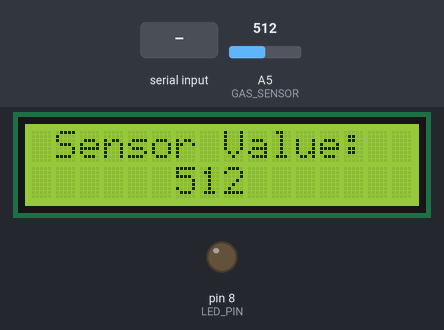
A sketch run on a simulated Arduino Uno, built with avr-gcc and run on an emulated ATmega328P. On the bench: 16×2 character LCD, output pins drawn as LEDs (lit = HIGH). The test bench sets the inputs (shaded band); at power-on: A5 (GAS_SENSOR) = 512. What the sketch prints to the serial monitor is not drawn.

Above: at 1.2 s.
1.3 s: "ON1" received over Serial
At 3.3 s:
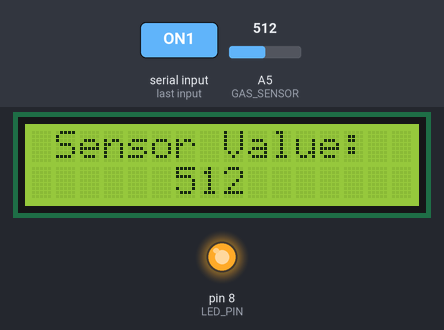
3.8 s: A5 (GAS_SENSOR) set to 716
At 4.7 s:
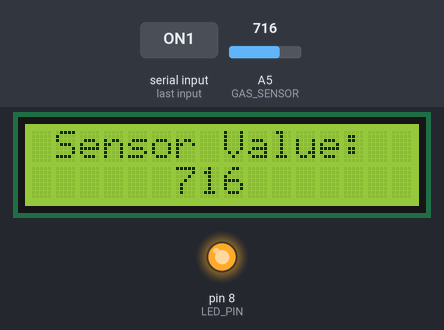
5.3 s: A5 (GAS_SENSOR) set to 900
At 6.1 s:
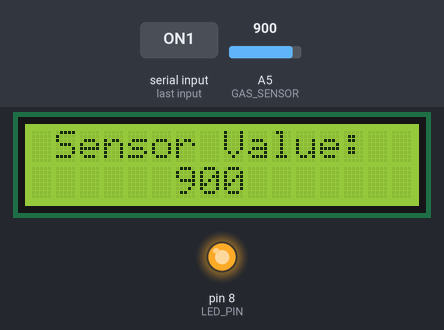
6.8 s: A5 (GAS_SENSOR) set to 1010
At 7.5 s:
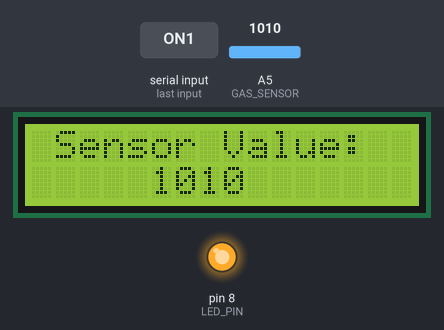
8.3 s: "OF1" received over Serial
At 9.7 s:
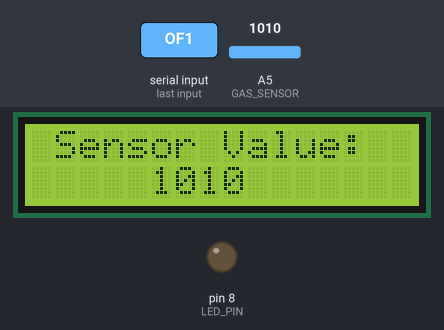
Timing chart, 0 to 11.3 s (numbered marks = the images above; inputs shaded):
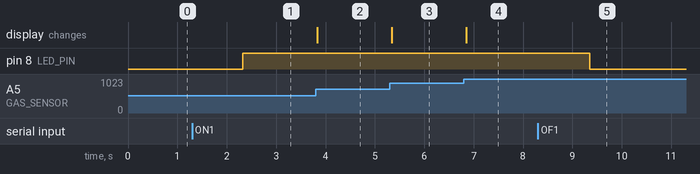

The sketch:

ArduinoUNO_Sketch.ino
```cpp
/*
 **********************************************************************
 * Name:    SendingData.ino                                           *
 * - - - - - - - - - - - - - - - - - - - - - - - - - - - - - - - - -  *
 * Created: 09.03.2023 10:01:49                                       *
 * Author:  Isaac Garcia Peveri                                       *
 *          isacco1975gp@gmail.com                                    *
 * - - - - - - - - - - - - - - - - - - - - - - - - - - - - - - - - -  *
 **********************************************************************
*/

#include <LiquidCrystal.h>
#define backlight 10

#pragma region "Working-Storage"
const int GAS_SENSOR = A5;   //Analog reading connected on this pin.
const int LED_PIN = 8;
int sensorValue = 0;         //This is the analog value read by the sensor.
String incomingMessage;
String formattedMessage;

LiquidCrystal LCD_DISPLAY(12, 11, 5, 4, 3, 2);
#pragma endregion

void setup()
{
   Serial.begin(2400);
   pinMode(LED_PIN, OUTPUT);
   LCD_DISPLAY.begin(16, 2);
   LCD_DISPLAY.clear();
   LCD_DISPLAY.setCursor(0, 0);
   LCD_DISPLAY.print(" Sensor Value:");
}

///
/// Reading Loop
///
void loop()
{
   sensorValue = analogRead(GAS_SENSOR);
   DisplayValueOnLCD();

   if (Serial.available())
   {
      incomingMessage = Serial.readString();
      formattedMessage = incomingMessage.substring(0, 3);

      if (formattedMessage == "ON1")
      {
          digitalWrite(LED_PIN, HIGH);
      }

      if (formattedMessage == "OF1")
      {
          digitalWrite(LED_PIN, LOW);
      }
   }

   SendValueToSerial();
   delay(250);
}

///
/// Displaying sensor value on LCD Display
///
void DisplayValueOnLCD()
{
   if (sensorValue >= 1000)
   {
     LCD_DISPLAY.setCursor(3, 1);
     LCD_DISPLAY.print("  ");
   }

   if (sensorValue < 1000)
   {
     LCD_DISPLAY.setCursor(4, 1);
     LCD_DISPLAY.print("  ");
   }

   if (sensorValue < 100)
   {
     LCD_DISPLAY.setCursor(5, 1);
     LCD_DISPLAY.print("  ");
   }

   if (sensorValue < 10)
   {
     LCD_DISPLAY.setCursor(6, 1);
     LCD_DISPLAY.print("  ");
   }

   LCD_DISPLAY.print(sensorValue, DEC);

   /*
   if (Serial.available())
   {
      incomingMessage = Serial.readString();
      LCD_DISPLAY.print(incomingMessage);
   }
   */
}

///
/// Sending to the Serial port
///
void SendValueToSerial()
{
   Serial.println(sensorValue, DEC);
}
```

Measured:
- after the input at 1.3 s, pin 8 (LED_PIN): LOW → HIGH after 1.0 s
- after the input at 3.8 s, the display: changes at once (image 2)
- after the input at 5.3 s, the display: changes at once (image 3)
- after the input at 6.8 s, the display: changes after 0.05 s (image 4)
- after the input at 8.3 s, pin 8 (LED_PIN): HIGH → LOW after 1.1 s
